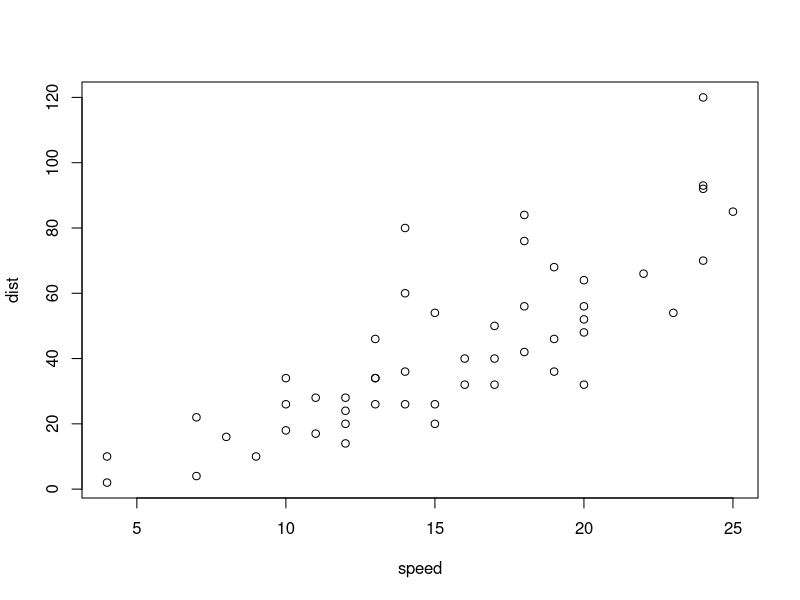
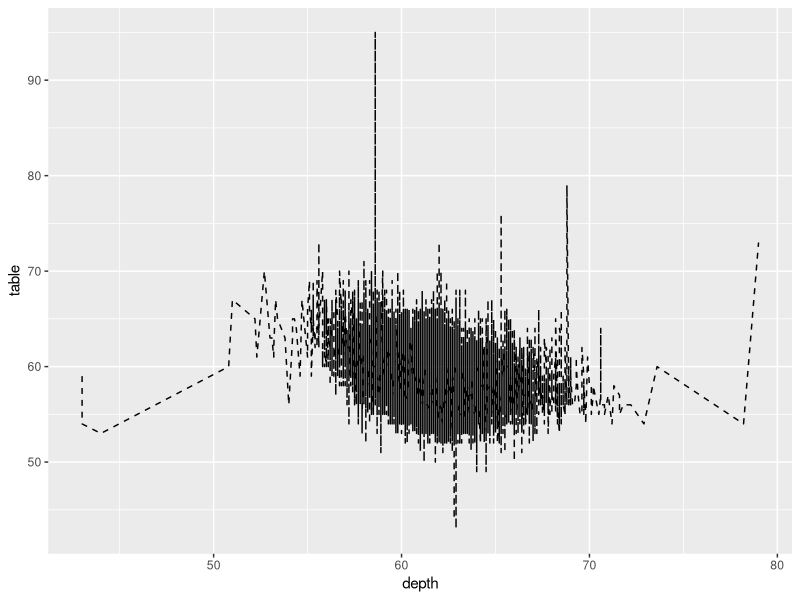

Here is the R script that generated these plots, in order:
## ---- chunk 1
plot(cars)
## ---- chunk 2
ipak <- function(pkg){
    new.pkg <- pkg[!(pkg %in% installed.packages()[, "Package"])]
    if (length(new.pkg)) 
        install.packages(new.pkg, repos = "http://cran.us.r-project.org", dependencies = TRUE)
    sapply(pkg, require, character.only = TRUE)
}

# usage
packages <- c("ggplot2")
ipak(packages)
## ---- chunk 3
library(ggplot2)
head(diamonds)
ggplot(diamonds) +
    geom_line(aes(depth, table), linetype = 2)
